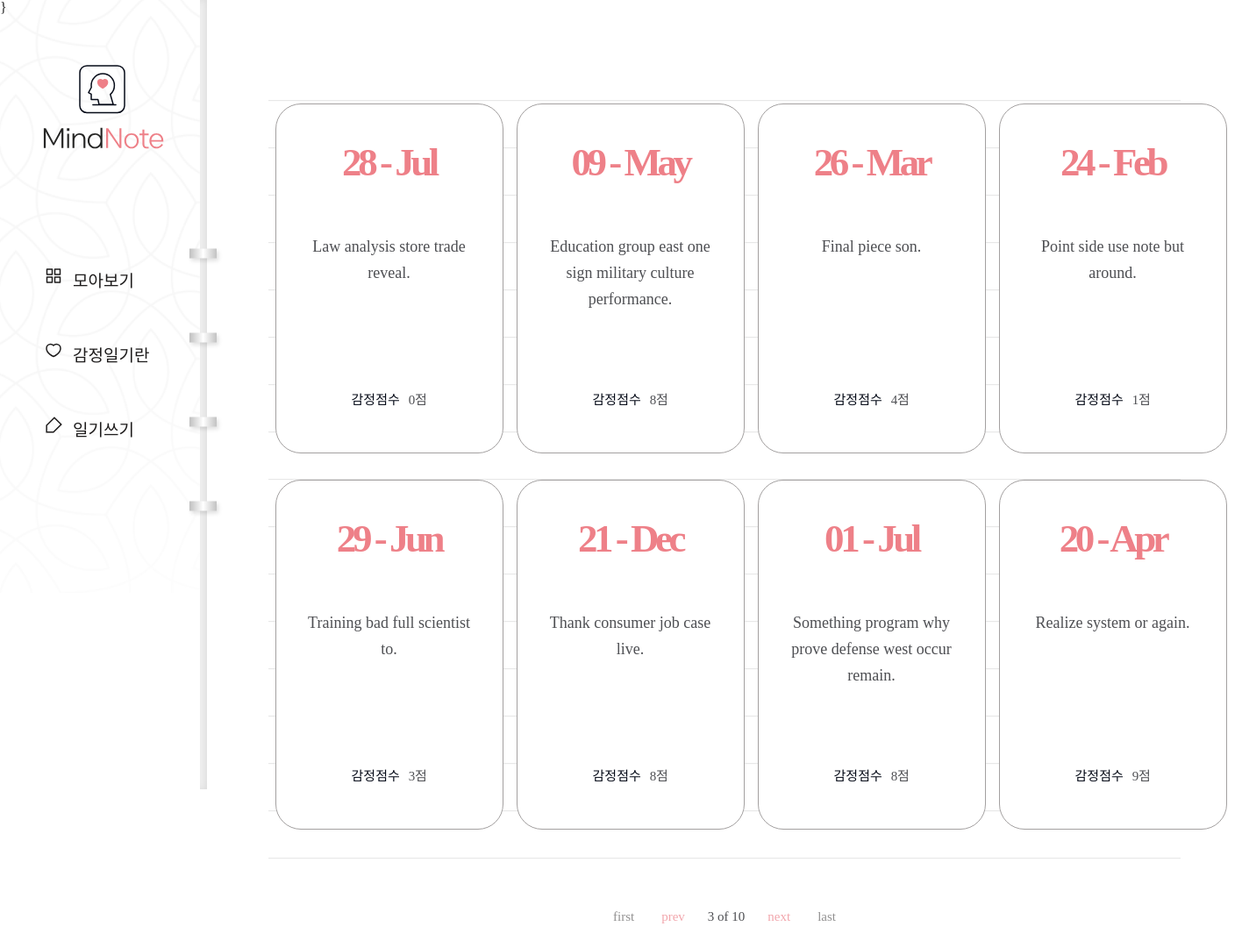
/diary/?page=3, run on the app's committed database.
### diary/models.py (models this page shows, shortened)
class Page(models.Model):
    title = models.CharField(max_length=100, validators=[validate_no_hash])
    content = models.TextField(validators=[validate_no_hash])
    feeling = models.CharField(max_length=80, validators=[validate_no_hash, validate_no_numbers])
    score = models.IntegerField(validators = [validate_score])
    dt_created = models.DateTimeField(auto_now_add=True)

### diary/views.py (the view)
# urls.py: path('diary/',views.PageListView.as_view(), name = 'page-list'),
class PageListView(ListView):
    model = Page
    template_name = 'diary/page_list.html'
    conetext_object_name = 'obj'
    ordering = ['-dt_created']
    paginate_by = 8
    page_kwarg = 'page'

### diary/templates/diary/page_list.html (shortened to what this page needs)
{% extends './base.html' %}
{% block content %}}
    <div class="wrap-note">
        <div class="note">
            <div class="note-list">
                {% if page_obj.object_list %}
                    <ul>
                        {% for obj in page_obj.object_list %}
                        <li>
                            <a href="{% url 'page-detail' obj.id %}">
                            <div class="date">
                                <span>{{obj.dt_created|date:"d - M"}}</span>
                            </div>
                            <h2>{{obj.title}}</h2>
                            <div class="score">
                                <p>감정점수</p>
                                <span>{{obj.score}}점</span>
                            </div></a>
                        </li>
                        {% endfor %}
                    </ul>
                {% endif %}
            </div>
            <div class="paging">
                {% if page_obj.has_previous %}
                    <a href="?page=1" class="first">first</a>
                    <a href="?page={{page.previous_page_number}}" class = "prev">prev</a>
                {% endif %}
                <span>
                    <p>{{page_obj.number}} of {{page_obj.paginator.num_pages}}</p>
                </span>
                {% if page_obj.has_next %}
                    <a href="?page={{page_obj.next_page_number}}" class = "next">next</a>
                    <a href="?page={{page_obj.paginator.num_pages}}" class="last">last</a>
                {% endif %}
            </div>
        </div>
    </div>
{% endblock content %}

### diary/static/diary/css/styles.css (style rules this page uses)
h1,h2,h3,p,a,ul,li { margin: 0; padding: 0; font-family: 'NanumSquare'; list-style: none; text-decoration: none; outline: none; }
html { position: relative; min-height: 100%; margin: 0; }
body { margin: 0; padding: 0; -webkit-font-smoothing: antialiased; -moz-osx-font-smoothing: auto; }
.wrap-note .note { padding-left: 236px; padding-top: 50px; padding-bottom: 200px; }
.note-list { margin: 0 70px; padding-top: 50px; background: url(../image/note-bg.svg) repeat-x center/1535px 974px; }
.note-list ul { overflow: hidden; width: 1100px; margin: 0 auto; padding-bottom: 50px; }
.note-list ul li { float: left; width: 25%; padding-bottom: 30px; }
.note-list ul li a { display: block; width: 258px; height: 397px; margin: 0 auto; background: #fff; border: solid 1px #a3a0a0; border-radius: 29px; }
.note-list ul li a .date { margin-top: 40px; margin-bottom: 55px; text-align: center; }
.note-list ul li a .date span { display: block; font-family: 'NanumSquare'; color: #ee8088; font-weight: 700; font-size: 45px; letter-spacing: -4.47px; }
.note-list ul li a h2 { width: 196px; height: 150px; margin: 0 auto; font-family: 'NanumBarunpen'; color: #4e4f53; font-weight: normal; font-size: 18px; line-height: 1.67; text-align: center; }
.note-list ul li a .score { margin-top: 28px; text-align: center; }
.note-list ul li a .score p { display: inline-block; font-family: 'NanumSquare'; color: #060b18; font-size: 15px; }
.note-list ul li a .score span { padding-left: 6px; font-family: 'NanumBarunpen'; color: #4e4f53; font-size: 15px; letter-spacing: -0.29px; }
.paging { margin-top: 10px; text-align: center; }
.paging a { display: inline-block; font-family: 'NanumSquare'; font-size: 15px; }
.paging .first,.paging .last { color: #929191; }
.paging .first { margin-right: 27px; }
.paging .last { margin-left: 27px; }
.paging .prev,.paging .next { color: #f2a6ac; }
.paging span { display: inline-block; }
.paging span p { margin: 0 22px; font-family: 'NanumSquare'; color: #4e4f53; font-size: 15px; }

### data on the page
Page: dt_created "28 - Jul", title "Law analysis store trade reveal.", score "0"
Page: dt_created "09 - May", title "Education group east one sign military culture performance.", score "8"
Page: dt_created "26 - Mar", title "Final piece son.", score "4"
Page: dt_created "24 - Feb", title "Point side use note but around.", score "1"
Page: dt_created "29 - Jun", title "Training bad full scientist to.", score "3"
Page: dt_created "21 - Dec", title "Thank consumer job case live.", score "8"
Page: dt_created "01 - Jul", title "Something program why prove defense west occur remain.", score "8"
Page: dt_created "20 - Apr", title "Realize system or again.", score "9"

### other printed values
{{ page_obj.number }} "3"
{{ page_obj.paginator.num_pages }} "10"
